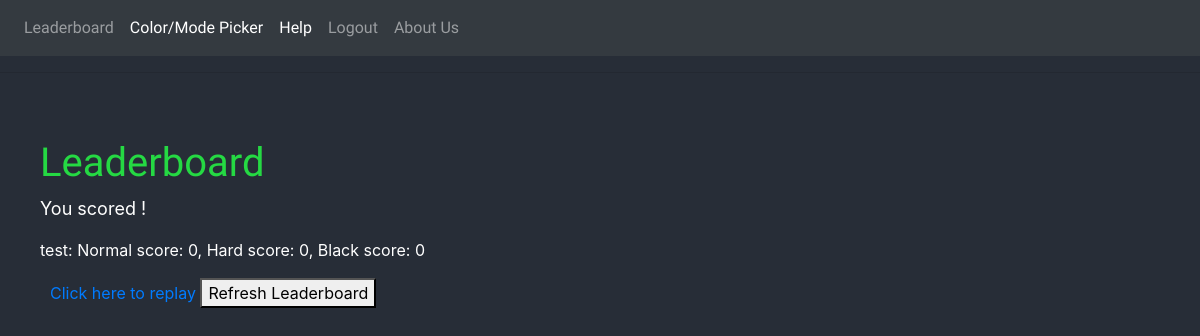
/leaderboard, run on an earlier commit of the app's database.
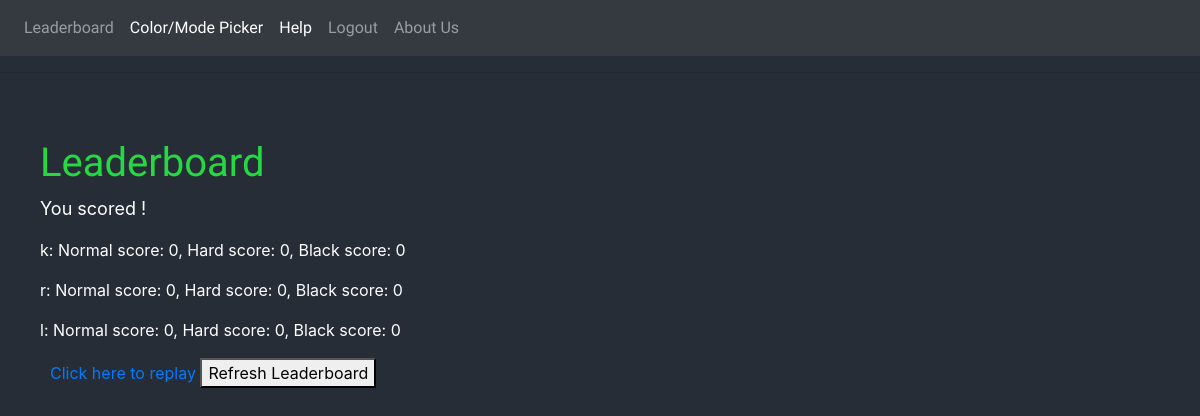
And on a later commit of the database.
### mygame/models.py (models this page shows, shortened)
class User(UserMixin, db.Model):
    id = db.Column(db.Integer, primary_key=True)
    username = db.Column(db.String(64), index=True, unique=True)
    userscore = db.Column(db.Integer, default=0)
    blackscore = db.Column(db.Integer, default=0)
    hardscore = db.Column(db.Integer, default=0)
    password_hash = db.Column(db.String(128))
    posts = db.relationship('Post', backref='author', lazy='dynamic')

### mygame/routes.py (the view)
@app.route('/leaderboard')
def leaderboard():
    users = User.query.all()
    return render_template('leaderboard.html', title='Leaderboard', users=users)

### mygame/templates/leaderboard.html (shortened to what this page needs)
{% extends "base2.html" %}
{% block content %}
    <h1 style= "text-indent: 40px">Leaderboard</h1>
		<div class ="score"><p style= "text-indent: 40px">You scored ! </p></div>
    {% for user in users %}
    <div><p style= "text-indent: 40px">{{user.username }}: Normal score: {{user.userscore}}, Hard score: {{user.hardscore}}, Black score: {{user.blackscore}}
    {% endfor %}
	</p></div>
    <div style = "position:absolute; left: 50px">
    <a href="color">Click here to replay</a>
    <button onClick="window.location.reload();">Refresh Leaderboard</button>
    </div>
{% endblock %}

What changed in the data, as far as the page shows it:
changed User (number 1 of 3 on the later page): username "test" → "k"
added User: username "r", userscore "0", hardscore "0", blackscore "0"
added User: username "l", userscore "0", hardscore "0", blackscore "0"
